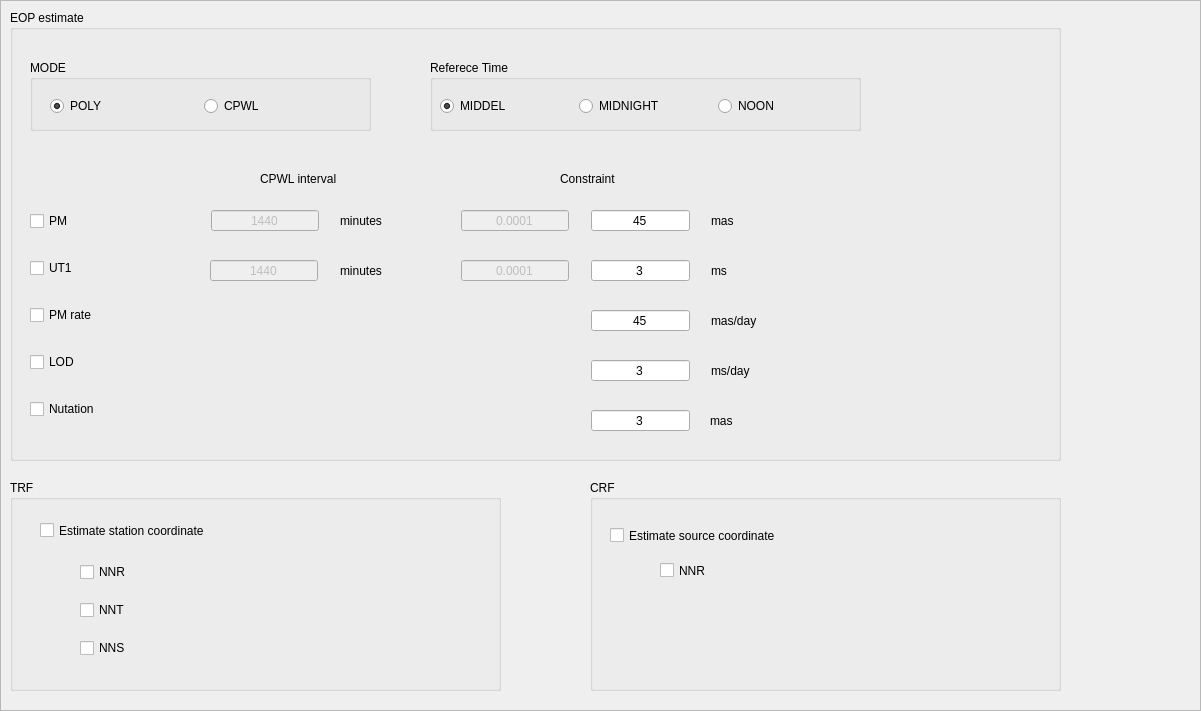
   <widget class="QFrame" name="frame_est_EOP">
    <property name="geometry">
     <rect>
      <x>0</x>
      <y>0</y>
      <width>1201</width>
      <height>711</height>
     </rect>
    </property>
    <property name="frameShape">
     <enum>QFrame::StyledPanel</enum>
    </property>
    <property name="frameShadow">
     <enum>QFrame::Raised</enum>
    </property>
    <widget class="QGroupBox" name="groupBox_8">
     <property name="geometry">
      <rect>
       <x>10</x>
       <y>10</y>
       <width>1051</width>
       <height>451</height>
      </rect>
     </property>
     <property name="autoFillBackground">
      <bool>false</bool>
     </property>
     <property name="title">
      <string>EOP estimate</string>
     </property>
     <widget class="QWidget" name="layoutWidget2">
      <property name="geometry">
       <rect>
        <x>20</x>
        <y>180</y>
        <width>141</width>
        <height>251</height>
       </rect>
      </property>
      <layout class="QVBoxLayout" name="verticalLayout">
       <item>
        <widget class="QCheckBox" name="checkBox_est_pmxy">
         <property name="text">
          <string>PM</string>
         </property>
        </widget>
       </item>
       <item>
        <widget class="QCheckBox" name="checkBox_est_ut1">
         <property name="text">
          <string>UT1</string>
         </property>
         <property name="checked">
          <bool>false</bool>
         </property>
        </widget>
       </item>
       <item>
        <widget class="QCheckBox" name="checkBox_est_rpmxy">
         <property name="enabled">
          <bool>true</bool>
         </property>
         <property name="text">
          <string>PM rate</string>
         </property>
         <property name="checkable">
          <bool>true</bool>
         </property>
        </widget>
       </item>
       <item>
        <widget class="QCheckBox" name="checkBox_est_lod">
         <property name="enabled">
          <bool>true</bool>
         </property>
         <property name="text">
          <string>LOD</string>
         </property>
        </widget>
       </item>
       <item>
        <widget class="QCheckBox" name="checkBox_est_nutxy">
         <property name="text">
          <string>Nutation</string>
         </property>
        </widget>
       </item>
      </layout>
     </widget>
     <widget class="QLabel" name="label_5">
      <property name="geometry">
       <rect>
        <x>550</x>
        <y>160</y>
        <width>81</width>
        <height>17</height>
       </rect>
      </property>
      <property name="text">
       <string>Constraint</string>
      </property>
     </widget>
     <widget class="QGroupBox" name="groupBox_11">
      <property name="geometry">
       <rect>
        <x>20</x>
        <y>50</y>
        <width>341</width>
        <height>71</height>
       </rect>
      </property>
      <property name="title">
       <string>MODE</string>
      </property>
      <widget class="QWidget" name="layoutWidget">
       <property name="geometry">
        <rect>
         <x>20</x>
         <y>30</y>
         <width>301</width>
         <height>32</height>
        </rect>
       </property>
       <layout class="QHBoxLayout" name="horizontalLayout_3">
        <item>
         <widget class="QRadioButton" name="radioButton_est_eop_poly">
          <property name="text">
           <string>POLY</string>
          </property>
          <property name="checked">
           <bool>true</bool>
          </property>
         </widget>
        </item>
        <item>
         <widget class="QRadioButton" name="radioButton_est_eop_cpwl">
          <property name="text">
           <string>CPWL</string>
          </property>
          <property name="checked">
           <bool>false</bool>
          </property>
         </widget>
        </item>
       </layout>
      </widget>
     </widget>
     <widget class="QGroupBox" name="groupBox_refTime">
      <property name="enabled">
       <bool>true</bool>
      </property>
      <property name="geometry">
       <rect>
        <x>420</x>
        <y>50</y>
        <width>431</width>
        <height>71</height>
       </rect>
      </property>
      <property name="title">
       <string>Referece Time</string>
      </property>
      <widget class="QWidget" name="layoutWidget4">
       <property name="geometry">
        <rect>
         <x>10</x>
         <y>30</y>
         <width>411</width>
         <height>32</height>
        </rect>
       </property>
       <layout class="QHBoxLayout" name="horizontalLayout_4">
        <item>
         <widget class="QRadioButton" name="radioButton_est_reftime_MIDDEL">
          <property name="text">
           <string>MIDDEL</string>
          </property>
          <property name="checked">
           <bool>true</bool>
          </property>
         </widget>
        </item>
        <item>
         <widget class="QRadioButton" name="radioButton_est_reftime_MIDNIGHT">
          <property name="text">
           <string>MIDNIGHT</string>
          </property>
         </widget>
        </item>
        <item>
         <widget class="QRadioButton" name="radioButton_est_reftime_NOON">
          <property name="text">
           <string>NOON</string>
          </property>
         </widget>
        </item>
       </layout>
      </widget>
     </widget>
     <widget class="QLabel" name="label_7">
      <property name="geometry">
       <rect>
        <x>250</x>
        <y>160</y>
        <width>91</width>
        <height>17</height>
       </rect>
      </property>
      <property name="text">
       <string>CPWL interval</string>
      </property>
     </widget>
     <widget class="QLineEdit" name="lineEdit_ut1_interval">
      <property name="enabled">
       <bool>false</bool>
      </property>
      <property name="geometry">
       <rect>
        <x>200</x>
        <y>250</y>
        <width>108</width>
        <height>21</height>
       </rect>
      </property>
      <property name="text">
       <string>1440</string>
      </property>
      <property name="alignment">
       <set>Qt::AlignCenter</set>
      </property>
     </widget>
     <widget class="QLabel" name="label_8">
      <property name="geometry">
       <rect>
        <x>330</x>
        <y>250</y>
        <width>49</width>
        <height>21</height>
       </rect>
      </property>
      <property name="text">
       <string>minutes</string>
      </property>
     </widget>
     <widget class="QLineEdit" name="lineEdit_pmxy_interval">
      <property name="enabled">
       <bool>false</bool>
      </property>
      <property name="geometry">
       <rect>
        <x>201</x>
        <y>200</y>
        <width>108</width>
        <height>21</height>
       </rect>
      </property>
      <property name="inputMask">
       <string/>
      </property>
      <property name="text">
       <string>1440</string>
      </property>
      <property name="alignment">
       <set>Qt::AlignCenter</set>
      </property>
     </widget>
     <widget class="QLabel" name="label_6">
      <property name="geometry">
       <rect>
        <x>330</x>
        <y>200</y>
        <width>49</width>
        <height>21</height>
       </rect>
      </property>
      <property name="text">
       <string>minutes</string>
      </property>
     </widget>
     <widget class="QLineEdit" name="lineEdit_pmxy_constr">
      <property name="enabled">
       <bool>false</bool>
      </property>
      <property name="geometry">
       <rect>
        <x>451</x>
        <y>200</y>
        <width>108</width>
        <height>21</height>
       </rect>
      </property>
      <property name="text">
       <string>0.0001</string>
      </property>
      <property name="alignment">
       <set>Qt::AlignCenter</set>
      </property>
     </widget>
     <widget class="QLineEdit" name="lineEdit_ut1_constr">
      <property name="enabled">
       <bool>false</bool>
      </property>
      <property name="geometry">
       <rect>
        <x>451</x>
        <y>250</y>
        <width>108</width>
        <height>21</height>
       </rect>
      </property>
      <property name="text">
       <string>0.0001</string>
      </property>
      <property name="alignment">
       <set>Qt::AlignCenter</set>
      </property>
     </widget>
     <widget class="QLineEdit" name="lineEdit_ut1_constr_poly">
      <property name="enabled">
       <bool>true</bool>
      </property>
      <property name="geometry">
       <rect>
        <x>581</x>
        <y>250</y>
        <width>99</width>
        <height>21</height>
       </rect>
      </property>
      <property name="text">
       <string>3</string>
      </property>
      <property name="alignment">
       <set>Qt::AlignCenter</set>
      </property>
     </widget>
     <widget class="QLineEdit" name="lineEdit_rpmxy_constr_poly">
      <property name="enabled">
       <bool>true</bool>
      </property>
      <property name="geometry">
       <rect>
        <x>581</x>
        <y>300</y>
        <width>99</width>
        <height>21</height>
       </rect>
      </property>
      <property name="text">
       <string>45</string>
      </property>
      <property name="alignment">
       <set>Qt::AlignCenter</set>
      </property>
     </widget>
     <widget class="QLineEdit" name="lineEdit_lod_constr_poly">
      <property name="enabled">
       <bool>true</bool>
      </property>
      <property name="geometry">
       <rect>
        <x>581</x>
        <y>350</y>
        <width>99</width>
        <height>21</height>
       </rect>
      </property>
      <property name="text">
       <string>3</string>
      </property>
      <property name="alignment">
       <set>Qt::AlignCenter</set>
      </property>
     </widget>
     <widget class="QLineEdit" name="lineEdit_nut_constr_poly">
      <property name="enabled">
       <bool>true</bool>
      </property>
      <property name="geometry">
       <rect>
        <x>581</x>
        <y>400</y>
        <width>99</width>
        <height>21</height>
       </rect>
      </property>
      <property name="text">
       <string>3</string>
      </property>
      <property name="alignment">
       <set>Qt::AlignCenter</set>
      </property>
     </widget>
     <widget class="QLineEdit" name="lineEdit_pmxy_constr_poly">
      <property name="enabled">
       <bool>true</bool>
      </property>
      <property name="geometry">
       <rect>
        <x>581</x>
        <y>200</y>
        <width>99</width>
        <height>21</height>
       </rect>
      </property>
      <property name="text">
       <string>45</string>
      </property>
      <property name="alignment">
       <set>Qt::AlignCenter</set>
      </property>
     </widget>
     <widget class="QLabel" name="label_11">
      <property name="geometry">
       <rect>
        <x>701</x>
        <y>200</y>
        <width>26</width>
        <height>21</height>
       </rect>
      </property>
      <property name="text">
       <string>mas</string>
      </property>
     </widget>
     <widget class="QLabel" name="label_12">
      <property name="geometry">
       <rect>
        <x>701</x>
        <y>300</y>
        <width>51</width>
        <height>21</height>
       </rect>
      </property>
      <property name="text">
       <string>mas/day</string>
      </property>
     </widget>
     <widget class="QLabel" name="label_13">
      <property name="geometry">
       <rect>
        <x>701</x>
        <y>250</y>
        <width>18</width>
        <height>21</height>
       </rect>
      </property>
      <property name="text">
       <string>ms</string>
      </property>
     </widget>
     <widget class="QLabel" name="label_14">
      <property name="geometry">
       <rect>
        <x>700</x>
        <y>400</y>
        <width>26</width>
        <height>21</height>
       </rect>
      </property>
      <property name="text">
       <string>mas</string>
      </property>
     </widget>
     <widget class="QLabel" name="label_15">
      <property name="geometry">
       <rect>
        <x>701</x>
        <y>350</y>
        <width>44</width>
        <height>21</height>
       </rect>
      </property>
      <property name="text">
       <string>ms/day</string>
      </property>
     </widget>
    </widget>
    <widget class="QGroupBox" name="groupBox_9">
     <property name="geometry">
      <rect>
       <x>10</x>
       <y>480</y>
       <width>491</width>
       <height>211</height>
      </rect>
     </property>
     <property name="title">
      <string>TRF</string>
     </property>
     <widget class="QCheckBox" name="checkBox_est_station">
      <property name="geometry">
       <rect>
        <x>30</x>
        <y>40</y>
        <width>251</width>
        <height>21</height>
       </rect>
      </property>
      <property name="text">
       <string>Estimate station coordinate</string>
      </property>
     </widget>
     <widget class="QWidget" name="layoutWidget5">
      <property name="geometry">
       <rect>
        <x>70</x>
        <y>70</y>
        <width>111</width>
        <height>121</height>
       </rect>
      </property>
      <layout class="QVBoxLayout" name="verticalLayout_14">
       <item>
        <widget class="QCheckBox" name="checkBox_est_nnr">
         <property name="text">
          <string>NNR</string>
         </property>
         <property name="checked">
          <bool>false</bool>
         </property>
        </widget>
       </item>
       <item>
        <widget class="QCheckBox" name="checkBox_est_nnt">
         <property name="text">
          <string>NNT</string>
         </property>
         <property name="checked">
          <bool>false</bool>
         </property>
        </widget>
       </item>
       <item>
        <widget class="QCheckBox" name="checkBox_nns">
         <property name="text">
          <string>NNS</string>
         </property>
        </widget>
       </item>
      </layout>
     </widget>
    </widget>
    <widget class="QGroupBox" name="groupBox_10">
     <property name="geometry">
      <rect>
       <x>590</x>
       <y>480</y>
       <width>471</width>
       <height>211</height>
      </rect>
     </property>
     <property name="title">
      <string>CRF</string>
     </property>
     <widget class="QCheckBox" name="checkBox_est_source">
      <property name="geometry">
       <rect>
        <x>20</x>
        <y>40</y>
        <width>251</width>
        <height>31</height>
       </rect>
      </property>
      <property name="text">
       <string>Estimate source coordinate</string>
      </property>
     </widget>
     <widget class="QCheckBox" name="checkBox_est_sounnr">
      <property name="geometry">
       <rect>
        <x>70</x>
        <y>80</y>
        <width>85</width>
        <height>21</height>
       </rect>
      </property>
      <property name="text">
       <string>NNR</string>
      </property>
     </widget>
    </widget>
   </widget>
